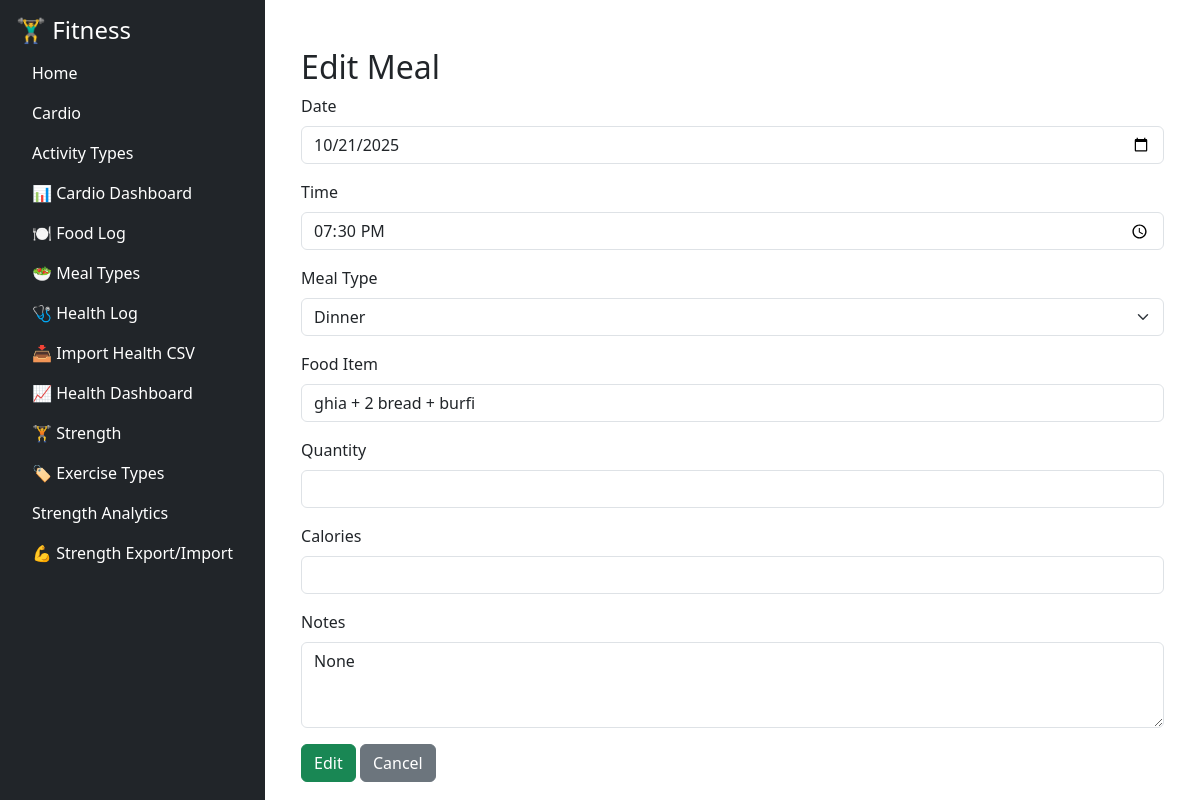
The page /food/food/edit/8 on the database its author committed.
### tables this page shows
CREATE TABLE food_log (
            id INTEGER PRIMARY KEY AUTOINCREMENT,
            date TEXT NOT NULL,
            time TEXT,
            meal_type_id INTEGER NOT NULL,
            food_item TEXT NOT NULL,
            quantity TEXT,
            calories INTEGER,
            notes TEXT,
            FOREIGN KEY (meal_type_id) REFERENCES meal_types(id)
        );

CREATE TABLE meal_types (
            id INTEGER PRIMARY KEY AUTOINCREMENT,
            name TEXT NOT NULL UNIQUE
        );

### fitness/food/routes/food_routes.py (the view, shortened to what this page needs)
@food_bp.route('/food/edit/<int:id>', methods=['GET', 'POST'])
def edit_food(id):
    conn = get_connection()
    meal_types = conn.execute("SELECT * FROM meal_types ORDER BY name").fetchall()
    food = conn.execute("SELECT * FROM food_log WHERE id=?", (id,)).fetchone()
    conn.close()
    return render_template('food_form.html', action="Edit", food=food, meal_types=meal_types)

### fitness/db/db.py (called while the page is built)
def get_connection():
    conn = sqlite3.connect(DB_PATH)
    conn.row_factory = sqlite3.Row
    return conn

### fitness/food/templates/food_form.html
{% extends "base.html" %}
{% block content %}
<div class="container mt-4">
  <h2>{{ action }} Meal</h2>
  <form method="POST">
    <div class="mb-3">
      <label class="form-label">Date</label>
      <input type="date" name="date" class="form-control" required
             value="{{ food['date'] if food else '' }}">
    </div>
    <div class="mb-3">
      <label class="form-label">Time</label>
      <input type="time" name="time" class="form-control"
             value="{{ food['time'] if food else '' }}">
    </div>
    <div class="mb-3">
      <label class="form-label">Meal Type</label>
      <select name="meal_type_id" class="form-select" required>
        {% for m in meal_types %}
        <option value="{{ m['id'] }}" {% if food and food['meal_type_id']==m['id'] %}selected{% endif %}>
          {{ m['name'] }}
        </option>
        {% endfor %}
      </select>
    </div>
    <div class="mb-3">
      <label class="form-label">Food Item</label>
      <input type="text" name="food_item" class="form-control" required
             value="{{ food['food_item'] if food else '' }}">
    </div>
    <div class="mb-3">
      <label class="form-label">Quantity</label>
      <input type="text" name="quantity" class="form-control"
             value="{{ food['quantity'] if food else '' }}">
    </div>
    <div class="mb-3">
      <label class="form-label">Calories</label>
      <input type="number" name="calories" class="form-control"
             value="{{ food['calories'] if food else '' }}">
    </div>
    <div class="mb-3">
      <label class="form-label">Notes</label>
      <textarea name="notes" class="form-control" rows="3">{{ food['notes'] if food else '' }}</textarea>
    </div>
    <button type="submit" class="btn btn-success">{{ action }}</button>
    <a href="{{ url_for('food_bp.food_list') }}" class="btn btn-secondary">Cancel</a>
  </form>
</div>
{% endblock %}

### rows shown on the page
food_log: date "10/21/2025", time "19:30", meal_type_id "Dinner", food_item "ghia + 2 bread + burfi"

### other values the page prints
{{ action }} "Edit"
